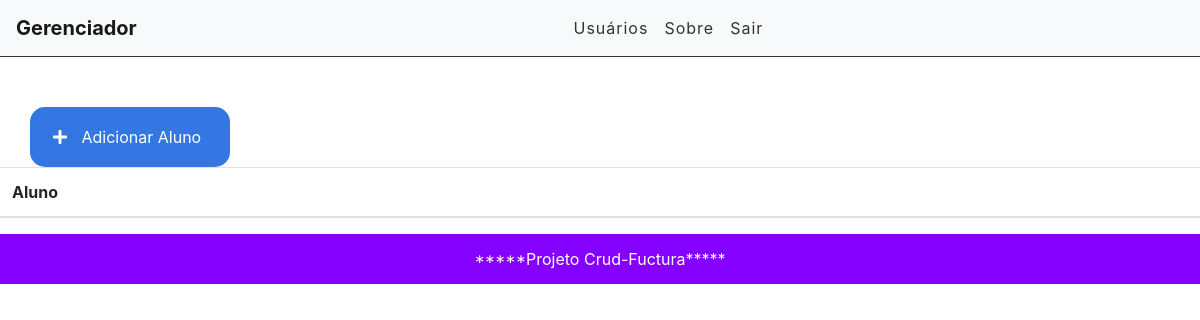
The app's page / (signed in), older data.
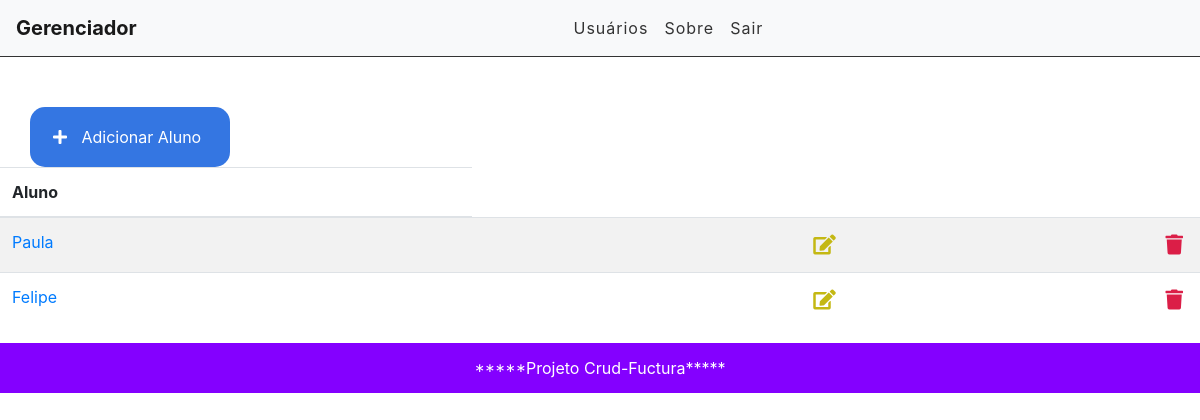
The same page, newer data.
### main/models.py (models this page shows, shortened)
class Aluno(models.Model):
    nome = models.CharField(max_length=254)
    telefone = models.CharField(null=True, blank=True, max_length=15)
    email = models.EmailField()
    data_nascimento = models.DateField()
    description = models.TextField()
    created_at = models.DateTimeField(auto_now_add=True)
    update_at = models.DateTimeField(auto_now=True)
    user = models.ForeignKey(get_user_model(), on_delete=models.CASCADE)

### main/views.py (the view)
# urls.py: path('', views.alunoView, name='aluno-lista'),
@login_required
def alunoView(request):
    alunos = Aluno.objects.all().filter(user=request.user) #VAi dar erro se entrar sem logar por isso usa o filter
    return render(request, 'main/list.html', {'alunos':alunos})

### main/templates/main/list.html (shortened to what this page needs)
{% extends 'base.html' %}
{% block content %}
<a id="add-link" href="newaluno/">
  <div class="col-2 add-div">
      <i class="fas fa-plus"></i> Adicionar Aluno
  </div>
</a>
<table class="table table-striped">
  <thead>
    <tr>
      <th scope="col">Aluno</th>
    </tr>
  </thead>
  <tbody>
    {% for aluno in alunos %}
        <tr>
            <td><span><a href="/aluno/{{aluno.id}}">{{aluno.nome}}</a></span></td>
            <td><a href="edit/{{aluno.id}}"><span><i class="fas fa-edit"></i></span></td>
            <td><a href="delete/{{aluno.id}}" class="delete-btn"><span><i class="fas fa-trash"></i></span></td>
        </tr>
    {% endfor %}
  </tbody>
</table>
{% endblock %}

### main/templates/base.html (shortened to what this page needs)
{% load static %}
<!DOCTYPE html>
<html lang="pt-br">
    <head>
        <link href="https://stackpath.bootstrapcdn.com/bootstrap/4.3.1/css/bootstrap.min.css" rel="stylesheet">
        <link rel="stylesheet" href="https://use.fontawesome.com/releases/v5.7.2/css/all.css">
        <link rel="stylesheet" href="{% static 'css/styles.css' %}">
    </head>
<body>
    <div class="container-fluid">
        <nav class="navbar navbar-expand-lg navbar-light bg-light">
            <a class="navbar-brand" href="/"> Gerenciador </a>
            <div class="collapse navbar-collapse" id="navbarSupportedContent">
                <ul class="navbar-nav">
                    {% if user.is_authenticated %}
                    <li class="nav-item">
                        <a class="nav-link" href="#">Usuários</a>
                    </li>
                    {% else %}
                    <li class="nav-item">
                        <a class="nav-link" href="/accounts/login">Entrar</a>
                    </li>
                    {% endif %}
                    <li class="nav-item">
                        <a class="nav-link" href="#">Sobre</a>
                    </li>
                    {% if user.is_authenticated %}
                    <li class="nav-item">
                        <a class="nav-link" href="/accounts/logout">Sair</a>
                    </li>
                    {% endif %}
                </ul>
            </div>
        </nav>
        {% block content %}
        {% endblock %}
    </div>
</body>
<footer>
    <p>*****Projeto Crud-Fuctura*****</p>
</footer>
</html>

### main/static/css/styles.css (style rules this page uses)
.container-fluid { padding: 0; }
.navbar { border-bottom: 1px solid #333; margin-bottom: 20px; }
.navbar-nav { margin: auto; }
.navbar-brand { font-weight: bold; }
.navbar-light .navbar-nav a.nav-link { color: #333; letter-spacing: 1px; }
#add-link { text-decoration: none; }
.add-div { background-color: #3476e2; cursor: pointer; display: inline-block; color: #FFF; padding: 18px; border-radius: 15px; margin-right: 450px; right: -30px; margin-top: 30px; }
.fas.fa-plus { color: #FFF; margin-right: 10px; margin-left: 5px; }
.fas.fa-trash { color: #db1e47; cursor: pointer; margin: 5px; font-size: 20px; float: right; }
.fas.fa-edit { color: #c4b813; cursor: pointer; margin: 5px; font-size: 20px; float: right; }
footer { position: relative; bottom: 0; background-color: rgb(132, 0, 255); color: #FFF; width: 100%; height: 50px; text-align: center; line-height: 50px; }

Row changes from the older to the newer data that the page shows:
added Aluno: nome "Paula"
added Aluno: nome "Felipe"
